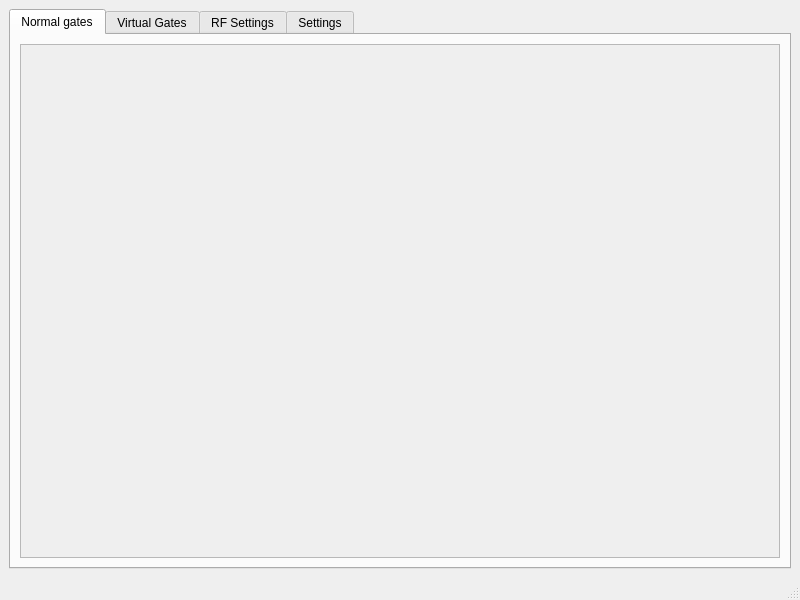
<?xml version="1.0" encoding="UTF-8"?>
<ui version="4.0">
 <class>MainWindow</class>
 <widget class="QMainWindow" name="MainWindow">
  <property name="geometry">
   <rect>
    <x>0</x>
    <y>0</y>
    <width>800</width>
    <height>600</height>
   </rect>
  </property>
  <property name="windowTitle">
   <string>MainWindow</string>
  </property>
  <widget class="QWidget" name="centralwidget">
   <layout class="QGridLayout" name="gridLayout">
    <item row="0" column="0">
     <widget class="QTabWidget" name="tab_menu">
      <property name="currentIndex">
       <number>0</number>
      </property>
      <widget class="QWidget" name="realgates">
       <attribute name="title">
        <string>Normal gates</string>
       </attribute>
       <layout class="QGridLayout" name="gridLayout_7">
        <item row="0" column="0">
         <widget class="QScrollArea" name="scrollArea">
          <property name="widgetResizable">
           <bool>true</bool>
          </property>
          <widget class="QWidget" name="scrollAreaWidgetContents">
           <property name="geometry">
            <rect>
             <x>0</x>
             <y>0</y>
             <width>756</width>
             <height>495</height>
            </rect>
           </property>
           <layout class="QGridLayout" name="gridLayout_6">
            <item row="0" column="0">
             <layout class="QGridLayout" name="layout_real"/>
            </item>
           </layout>
          </widget>
         </widget>
        </item>
       </layout>
      </widget>
      <widget class="QWidget" name="virtualgates">
       <attribute name="title">
        <string>Virtual Gates</string>
       </attribute>
       <layout class="QGridLayout" name="gridLayout_5">
        <item row="0" column="0">
         <layout class="QGridLayout" name="layout_virtual"/>
        </item>
       </layout>
      </widget>
      <widget class="QWidget" name="RFsettings">
       <attribute name="title">
        <string>RF Settings</string>
       </attribute>
       <widget class="QWidget" name="layoutWidget">
        <property name="geometry">
         <rect>
          <x>10</x>
          <y>10</y>
          <width>761</width>
          <height>501</height>
         </rect>
        </property>
        <layout class="QGridLayout" name="layout_RF"/>
       </widget>
      </widget>
      <widget class="QWidget" name="settings">
       <attribute name="title">
        <string>Settings</string>
       </attribute>
       <layout class="QGridLayout" name="gridLayout_3">
        <item row="0" column="0">
         <layout class="QGridLayout" name="gridLayout_2">
          <item row="0" column="1">
           <widget class="QDoubleSpinBox" name="step_size">
            <property name="minimumSize">
             <size>
              <width>80</width>
              <height>0</height>
             </size>
            </property>
            <property name="maximum">
             <double>100.000000000000000</double>
            </property>
            <property name="value">
             <double>1.000000000000000</double>
            </property>
           </widget>
          </item>
          <item row="0" column="3">
           <spacer name="horizontalSpacer">
            <property name="orientation">
             <enum>Qt::Horizontal</enum>
            </property>
            <property name="sizeHint" stdset="0">
             <size>
              <width>40</width>
              <height>20</height>
             </size>
            </property>
           </spacer>
          </item>
          <item row="0" column="0">
           <widget class="QLabel" name="label">
            <property name="sizePolicy">
             <sizepolicy hsizetype="Preferred" vsizetype="Preferred">
              <horstretch>0</horstretch>
              <verstretch>0</verstretch>
             </sizepolicy>
            </property>
            <property name="minimumSize">
             <size>
              <width>120</width>
              <height>0</height>
             </size>
            </property>
            <property name="baseSize">
             <size>
              <width>0</width>
              <height>0</height>
             </size>
            </property>
            <property name="text">
             <string>Voltage step</string>
            </property>
           </widget>
          </item>
          <item row="0" column="2">
           <widget class="QLabel" name="label_2">
            <property name="text">
             <string>mV</string>
            </property>
           </widget>
          </item>
          <item row="1" column="2">
           <spacer name="verticalSpacer">
            <property name="orientation">
             <enum>Qt::Vertical</enum>
            </property>
            <property name="sizeHint" stdset="0">
             <size>
              <width>20</width>
              <height>40</height>
             </size>
            </property>
           </spacer>
          </item>
         </layout>
        </item>
       </layout>
      </widget>
     </widget>
    </item>
   </layout>
  </widget>
  <widget class="QMenuBar" name="menubar">
   <property name="geometry">
    <rect>
     <x>0</x>
     <y>0</y>
     <width>800</width>
     <height>21</height>
    </rect>
   </property>
  </widget>
  <widget class="QStatusBar" name="statusbar"/>
 </widget>
 <resources/>
 <connections/>
</ui>
